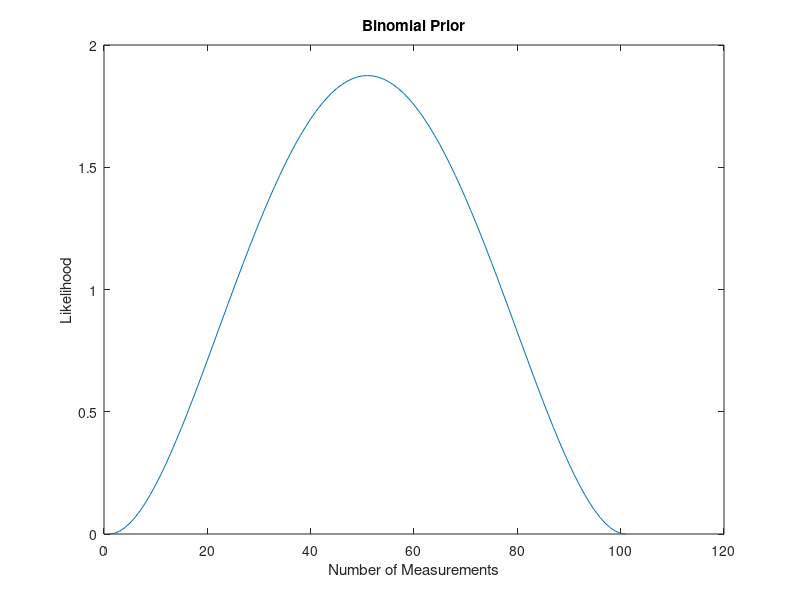
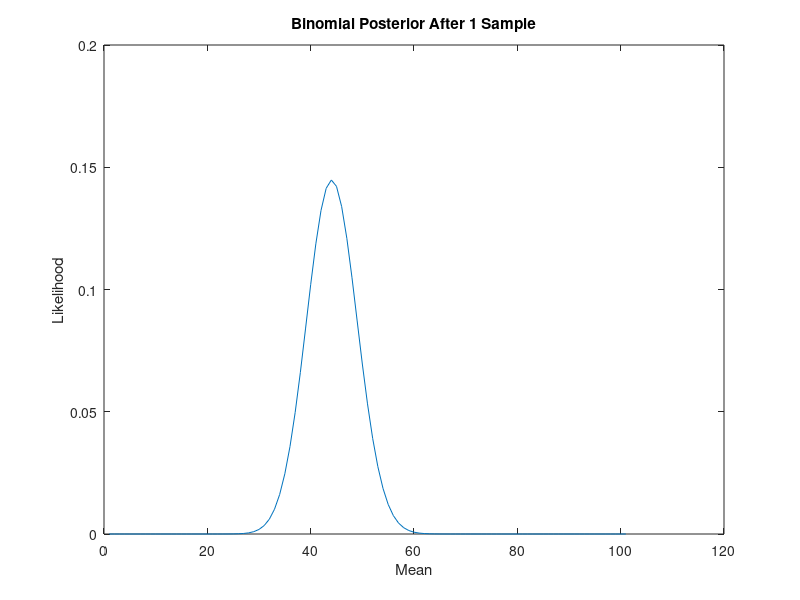
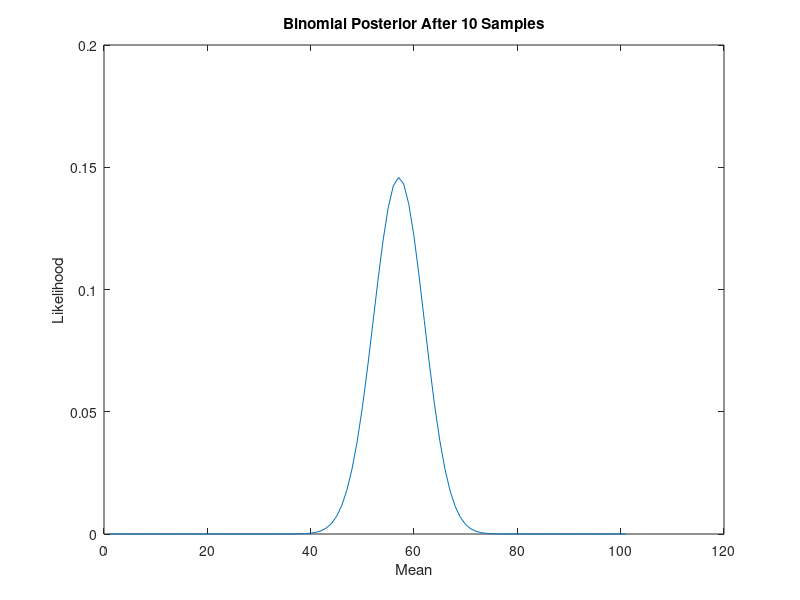
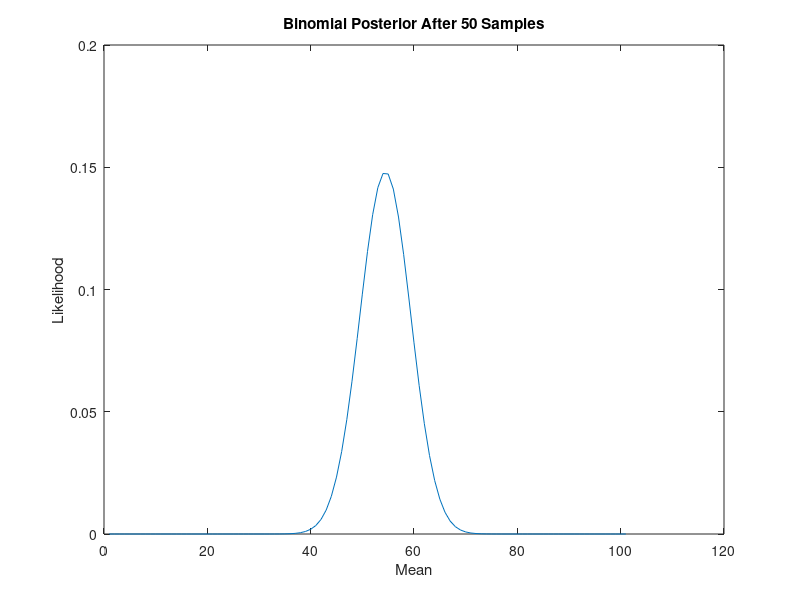

The MATLAB source for these figures, in order:
close all;
clear all;
clc;

%%Part 1 - Binomial Random Variables 

N = 1;    %number of trials
p = 0.5;  %probability of success
n = 1;
m = 1000;

%MSE will take in the square errors from each iteration and find the
%average
mseML = zeros(n,m);
mseCP = zeros(n,m);
iterations = 100;

%hyperparameters if a and b are both 0, cp would work the same as ml
%Good Guess
a = 3;
b = 3;
%{
Bad Guess
a = 10
b = 3
%}

x=0:0.01:1;
prior = betapdf(x,a,b);
figure
plot(prior)
title('Binomial Prior');
ylabel('Likelihood');
xlabel('Number of Measurements');

for i = 1:iterations
    %generate random variables from binomial distribution.
    z = binornd(N,p,[n,m]);
    %create variable to count number of ones
    num1 = 0;
    %create empty arrays that would give the mean of the numbers until the current
    %number(for ML) or the mean using the formula(for CP)
    %indexj 1 2  3   4  5
    %     z 0 0  1   1  0
    % avgML 0 0 .33 .5 .4
    avgML = ones(n,m);
    avgCP = ones(n,m);
    for j = 1:m
        %See if the number is a one
        if z(j) == 1
            num1 = num1 + 1;
        end
        %Maximum Likelihood
        if j ~= 1
            avgML(j) = (avgML(j-1)*(j-1)+z(j))/j;
        else
            avgML(j) = z(j);
        end
        %THIS IS A FASTER WAY BUT I FIGURED IT OUT LATER
        %avgML(j) = mean(z(1:j));
        %Conjugate Prior
        avgCP(j) = (num1+a)/(j+a+b);
    end
    %create an array that keeps track of the square of the difference 
    ...of each element and the real average. the average should get close to the real average 
    seML = (N*p-avgML).^2; %.^ takes each element from avgML and squares it. without the '.' , the matrix would multiply itself
    mseML = mseML + seML;
    
    seCP = (N*p-avgCP).^2;
    mseCP = mseCP + seCP;
end

%divide each element by the number of iterations to get the mean square
%error
mseML = mseML./iterations;
mseCP = mseCP./iterations;

%Integrate the plotting posteriors into the for loop
figure
x=0:1:100;
posterior1 = prior.*binopdf(x,100,avgCP(1));
plot(posterior1)
title('Binomial Posterior After 1 Sample');
ylabel('Likelihood');
xlabel('Mean');

figure
x=0:1:100;
posterior10 = prior.*binopdf(x,100,avgCP(10));
plot(posterior10)
title('Binomial Posterior After 10 Samples');
ylabel('Likelihood');
xlabel('Mean');

figure
x=0:1:100;
posterior50 = prior.*binopdf(x,100,avgCP(50));
plot(posterior50)
title('Binomial Posterior After 50 Samples');
ylabel('Likelihood');
xlabel('Mean');

figure
likelihood = binopdf(x,100,avgCP(m));
posteriorM = prior.*likelihood;
plot(posteriorM)
title('Binomial Final Posterior');
ylabel('Likelihood');
xlabel('Mean');

figure
plot(mseCP)
title('Binomial Error Using CP');
ylabel('Mean Square Error');
xlabel('Number of Measurements');

figure
plot(mseML)
title('Binomial Error Using ML');
ylabel('Mean Square Error');
xlabel('Number of Measurements');

%%Part 2 - Gaussian Random Variable
%Set mu and sigma to generate data
mu = 50;
sigma = 5;
n = 1;
m = 100; 

mseML2 = zeros(n,m);
mseCP2 = zeros(n,m);
iterations = 100;

%hyperparameters
%Good Guess
sigmaN = 6;
mu0 = 40;
sigma0 = 6;
%{ 
Bad Guess
sigmaN = 6;
mu0 = 10;
sigma0 = 20;
%}
x=0:1:100;
prior2 = normpdf(x,mu0,sigma0);
figure
plot(prior2)
title('Gaussian Prior');
ylabel('Likelihood');
xlabel('Mean');

for i = 1:iterations
    %generate random variables from normal distribution.
    zg = normrnd(mu,sigma,[n,m]);
    
    avgML2 = ones(n,m);
    avgCP2 = ones(n,m);
    for j = 1:m
        %Maximum Likelihood
        if j ~= 1
            avgML2(j) = (avgML2(j-1)*(j-1)+zg(j))/j;
        else
            avgML2(j) = zg(j);
        end
        %avgML(j2) = mean(z2(1:j2));
        
        %Conjugate Prior
        %N is the number of data points so it should equal j?
        N = j;
        avgCP2(j) = ((mu0*sigmaN)+(N*sigma0*avgML2(j)))/(N*sigma0+sigmaN);        
    end
    seML2 = (mu-avgML2).^2;
    mseML2 = mseML2 + seML2;
    
    seCP2 = (mu-avgCP2).^2;
    mseCP2 = mseCP2 + seCP2;
end

mseML2 = mseML2./iterations;
mseCP2 = mseCP2./iterations;

%For the posteriod use equation 2.142 from the textbook and rearrange
%variables
figure
x = 0:1:100;
N = 1;
posterior1 = normpdf(x,avgCP2(1),((sigmaN*sigma0)^2)/(sigmaN^2+ N*sigma0^2));
plot(posterior1)
title('Gaussian Posterior After 1 Sample');
ylabel('Likelihood');
xlabel('Mean');

figure
N = 10;
posterior10 = normpdf(x,avgCP2(10),((sigmaN*sigma0)^2)/(sigmaN^2+ N*sigma0^2));
plot(posterior10)
title('Gaussian Posterior After 10 Samples');
ylabel('Likelihood');
xlabel('Mean');

figure
N = 50;
posterior50 = normpdf(x,avgCP2(50),((sigmaN*sigma0)^2)/(sigmaN^2+ N*sigma0^2));
plot(posterior50)
title('Gaussian Posterior After 50 Samples');
ylabel('Likelihood');
xlabel('Mean');

figure
N = m;
posteriorM = normpdf(x,avgCP2(m),((sigmaN*sigma0)^2)/(sigmaN^2+ N*sigma0^2));
plot(posteriorM)
title('Gaussian Final Posterior');
ylabel('Likelihood');
xlabel('Mean');

figure
plot(mseCP2)
title('Gaussian Error Using CP');
ylabel('Mean Square Error');
xlabel('Number of Measurements');

figure
plot(mseML2)
title('Gaussian Error Using ML');
ylabel('Mean Square Error');
xlabel('Number of Measurements');
